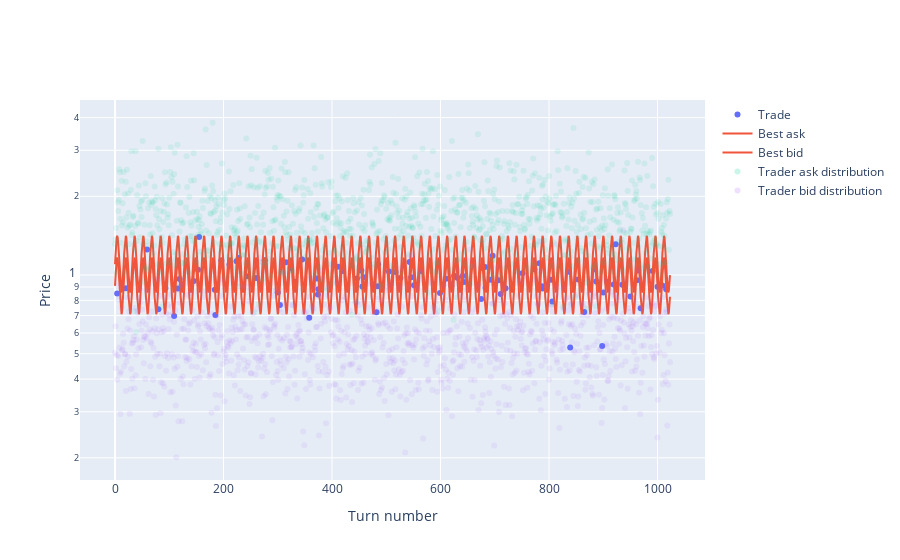

The cell this chart's notebook holds for it:
### Code cell
trades_plot(turn_results)

### Figure 1 — Plotly figure (JSON) as saved in the notebook; plotly's stock layout.template omitted (floating-point values rounded to 4 significant figures; data arrays with more than 128 entries replaced by an {"elided": "..."} marker saying what was removed)
{"data": [{"marker": {"color": "#636EFA"}, "mode": "markers", "name": "Trade", "type": "scatter", "x": [4, 20, 59, 80, 93, 109, 116, 119, 145, 153, 155, 184, 185, 196, 211, 224, 228, 244, 260, 276, 300, 304, 315, 324, 332, 345, 358, 372, 374, 375, 411, 419, 446, 454, 456, 458, 482, 484, 485, 505, 517, 526, 543, 546, 551, 564, 599, 610, 620, 625, 631, 641, 643, 675, 676, 682, 683, 692, 696, 707, 711, 720, 751, 773, 782, 787, 788, 804, 806, 835, 839, 854, 865, 884, 887, 898, 900, 907, 919, 923, 935, 950, 962, 964, 969, 991, 1000, 1009, 1016], "y": [0.8504, 0.8904, 1.252, 0.7403, 0.8923, 0.6969, 0.8889, 0.9661, 0.949, 1.047, 1.396, 0.878, 0.704, 1.137, 1.096, 1.128, 1.162, 0.989, 0.9733, 1.138, 0.8583, 0.7674, 1.118, 1.061, 0.9415, 1.146, 0.6863, 0.9703, 0.8426, 0.8822, 1.075, 1.036, 0.9701, 1.041, 0.9033, 0.98, 0.7203, 0.9067, 1.099, 1.031, 1.028, 0.9737, 1.12, 0.9809, 0.9141, 1.036, 0.853, 0.9686, 0.9067, 0.9927, 0.9758, 0.9922, 0.9403, 0.8093, 1.066, 1.074, 0.8946, 0.9589, 1.186, 0.9561, 0.8456, 0.89, 1.016, 1.052, 1.109, 0.9068, 0.8881, 0.9595, 0.7924, 1.028, 0.5277, 0.961, 0.722, 1.053, 0.9439, 0.5352, 0.8573, 0.942, 0.9197, 1.31, 0.9186, 0.8269, 0.9552, 1.04, 0.747, 1.035, 0.9014, 0.9116, 0.882]}, {"marker": {"color": "#EF553B"}, "name": "Best ask", "type": "scatter", "y": {"elided": "1024 float values"}}, {"marker": {"color": "#EF553B"}, "name": "Best bid", "type": "scatter", "y": {"elided": "1024 float values"}}, {"marker": {"color": "#00CC96", "opacity": 0.1}, "mode": "markers", "name": "Trader ask distribution", "type": "scatter", "x": {"elided": "1024 int values"}, "y": {"elided": "1024 float values"}}, {"marker": {"color": "#AB63FA", "opacity": 0.1}, "mode": "markers", "name": "Trader bid distribution", "type": "scatter", "x": {"elided": "1024 int values"}, "y": {"elided": "1024 float values"}}], "layout": {"xaxis": {"title": {"text": "Turn number"}}, "yaxis": {"title": {"text": "Price"}, "type": "log"}}}
